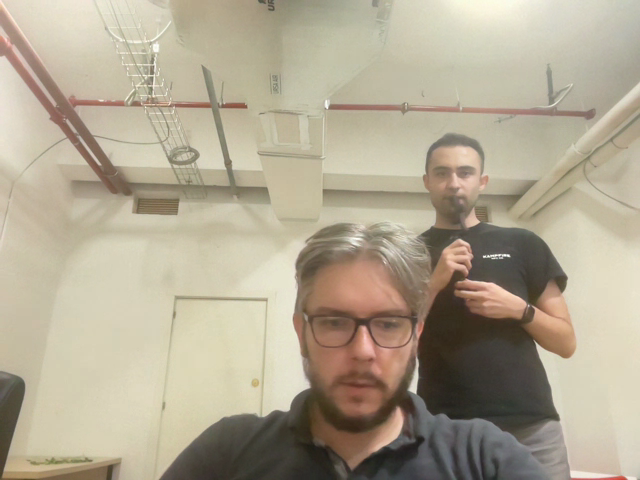
#> input picture tmp_folder/temp_image.png, 640 x 480 px
$ python -i shape_recognition.py   (imports and definitions only)
#> lines starting #> are read from the running program, lines starting #| are printed output that depends on the picture; after the words box and inside, x2 and y2 are one past the last pixel; in counts of white or black regions, pixels touching at a corner belong together
#> further down, picture is the input picture: shape (480, 640, 3); mean B, G, R 146, 166.7, 176.6
import imutils
import cv2
import numpy as np


def get_coordinates_of_clusters(frame):
    image_resized = imutils.resize(frame, width=1000)
    image_greyscale = cv2.cvtColor(image_resized, cv2.COLOR_BGR2GRAY)
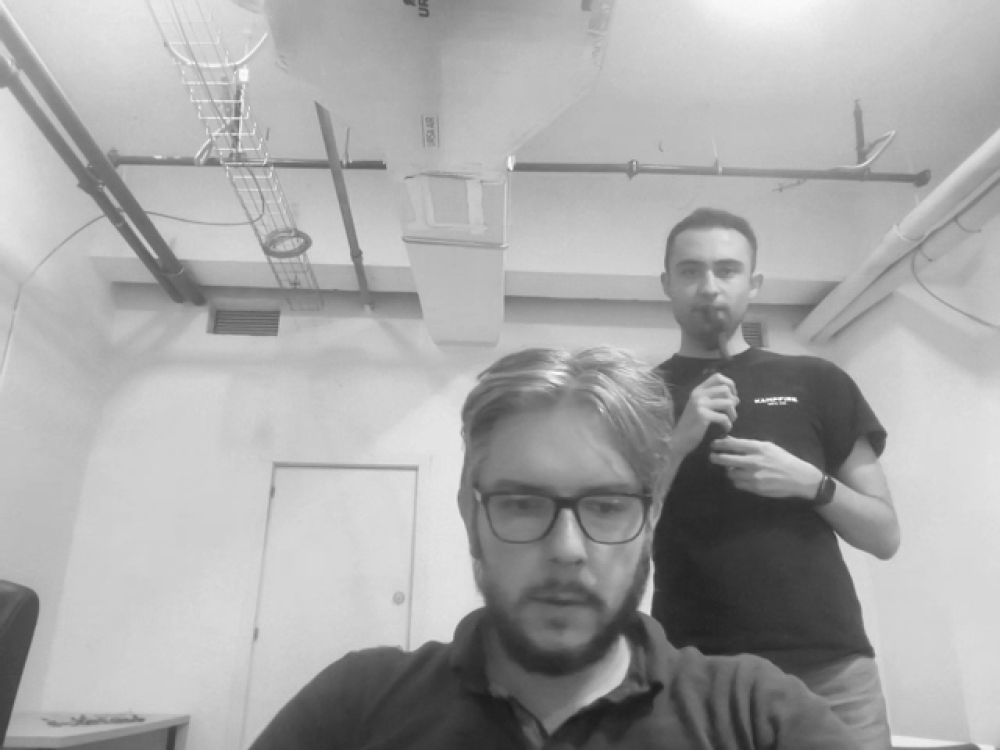
#> image_greyscale: shape (750, 1000); min 26, max 255, mean 167.2
    image_blurred = cv2.GaussianBlur(image_greyscale, (5, 5), 0)
    image_canny_kernel = cv2.Canny(image_blurred, 50, 150)
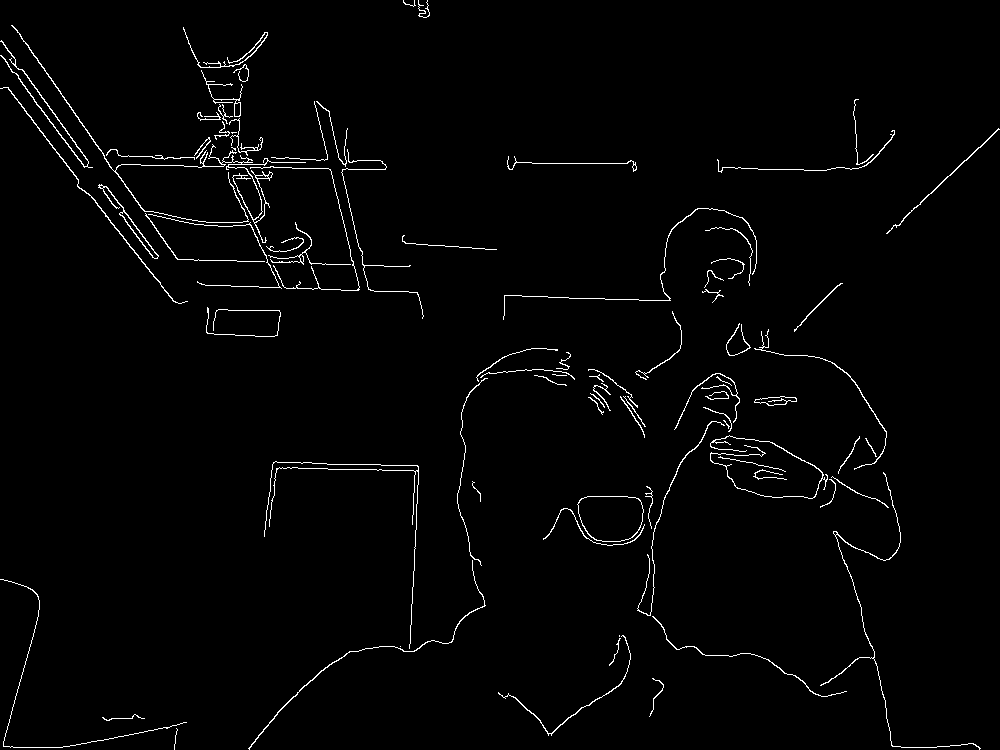
#> image_canny_kernel: shape (750, 1000); 1.8% white in thin lines or dots
    contours, _ = cv2.findContours(
        image_canny_kernel, cv2.RETR_EXTERNAL, cv2.CHAIN_APPROX_SIMPLE
    )
#> contours = 83 contours, 47 with area under 20; largest, box (x1, y1, x2, y2) and area: (577, 496, 644, 542) 2507, (98, 184, 159, 259) 352, (11, 25, 306, 243) 303, (754, 396, 797, 406) 227, (0, 40, 93, 168) 162
    coordinates = []
    for contour in contours:
        x, y, w, h = cv2.boundingRect(contour)
        coordinates.append((x, y, w, h))
#> this loop made 83 passes
#> (x, y, w, h) on passes 1, 2, 3, 4, 5, 6, 8, 9, 10, 11, 12, 13: (174, 728, 4, 22), (102, 714, 43, 7), (649, 678, 15, 39), (400, 646, 1, 1), (609, 638, 12, 28), (498, 635, 133, 101), (652, 616, 195, 81), (0, 579, 187, 169), (248, 560, 238, 190), (543, 508, 102, 38), (577, 496, 67, 46), (645, 486, 8, 43)
#> (contour, x, y, w, h) on pass 7: ([[619, 635], [619, 636]], 619, 635, 1, 2)
#> after the loop, coordinates = 83 items, first 6: (174, 728, 4, 22), (102, 714, 43, 7), (649, 678, 15, 39), (400, 646, 1, 1), (609, 638, 12, 28), (498, 635, 133, 101)

    return coordinates

>>> import cv2
>>> picture = cv2.imread('tmp_folder/temp_image.png')
>>> result = get_coordinates_of_clusters(picture)
#> result has the same summary as coordinates in get_coordinates_of_clusters
